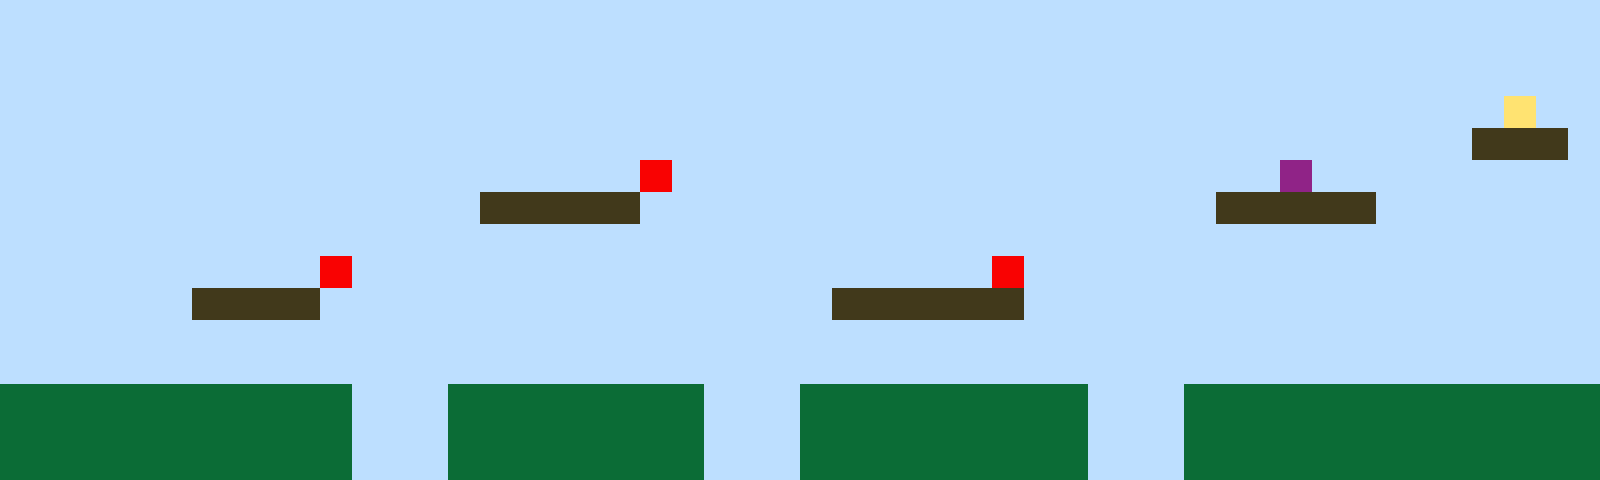

Tiled map render using the project's own tile images. Description and the whole map definition, tile-layer contents included, below:
An orthogonal 50x15 tile map with 32x32 px tiles, 1 tile layer (Tile Layer 1).

<map version="1.10" tiledversion="1.11.2" orientation="orthogonal" renderorder="right-up" width="50" height="15" tilewidth="32" tileheight="32" infinite="0" nextlayerid="2" nextobjectid="1"><editorsettings><export target="map1.csv" format="csv" /></editorsettings><tileset firstgid="1" name="sprites" tilewidth="32" tileheight="32" tilecount="6" columns="3"><image source="sprites.png" width="96" height="64" /></tileset><layer id="1" name="Tile Layer 1" width="50" height="15"><data encoding="csv">1,1,1,1,1,1,1,1,1,1,1,1,1,1,1,1,1,1,1,1,1,1,1,1,1,1,1,1,1,1,1,1,1,1,1,1,1,1,1,1,1,1,1,1,1,1,1,1,1,1,1,1,1,1,1,1,1,1,1,1,1,1,1,1,1,1,1,1,1,1,1,1,1,1,1,1,1,1,1,1,1,1,1,1,1,1,1,1,1,1,1,1,1,1,1,1,1,1,1,1,1,1,1,1,1,1,1,1,1,1,1,1,1,1,1,1,1,1,1,1,1,1,1,1,1,1,1,1,1,1,1,1,1,1,1,1,1,1,1,1,1,1,1,1,1,1,1,1,1,1,1,1,1,1,1,1,1,1,1,1,1,1,1,1,1,1,1,1,1,1,1,1,1,1,1,1,1,1,1,1,1,1,1,1,1,1,1,1,1,1,1,1,1,1,1,1,1,4,1,1,1,1,1,1,1,1,1,1,1,1,1,1,1,1,1,1,1,1,1,1,1,1,1,1,1,1,1,1,1,1,1,1,1,1,1,1,1,1,1,1,1,1,1,1,1,1,3,3,3,1,1,1,1,1,1,1,1,1,1,1,1,1,1,1,1,1,1,1,1,1,5,1,1,1,1,1,1,1,1,1,1,1,1,1,1,1,1,1,1,1,6,1,1,1,1,1,1,1,1,1,1,1,1,1,1,1,1,1,1,1,1,1,1,1,1,3,3,3,3,3,1,1,1,1,1,1,1,1,1,1,1,1,1,1,1,1,1,1,3,3,3,3,3,1,1,1,1,1,1,1,1,1,1,1,1,1,1,1,1,1,1,1,1,1,1,1,1,1,1,1,1,1,1,1,1,1,1,1,1,1,1,1,1,1,1,1,1,1,1,1,1,1,1,1,1,1,1,1,1,1,1,1,1,1,1,1,1,1,1,1,5,1,1,1,1,1,1,1,1,1,1,1,1,1,1,1,1,1,1,1,1,5,1,1,1,1,1,1,1,1,1,1,1,1,1,1,1,1,1,1,1,1,1,1,1,1,3,3,3,3,1,1,1,1,1,1,1,1,1,1,1,1,1,1,1,1,3,3,3,3,3,3,1,1,1,1,1,1,1,1,1,1,1,1,1,1,1,1,1,1,1,1,1,1,1,1,1,1,1,1,1,1,1,1,1,1,1,1,1,1,1,1,1,1,1,1,1,1,1,1,1,1,1,1,1,1,1,1,1,1,1,1,1,1,1,1,1,1,1,1,1,1,1,1,1,1,1,1,1,1,1,1,1,1,1,1,1,1,1,1,1,1,1,1,1,1,1,1,1,1,1,1,1,1,1,1,1,1,1,1,1,1,1,1,1,1,1,1,1,1,2,2,2,2,2,2,2,2,2,2,2,1,1,1,2,2,2,2,2,2,2,2,1,1,1,2,2,2,2,2,2,2,2,2,1,1,1,2,2,2,2,2,2,2,2,2,2,2,2,2,2,2,2,2,2,2,2,2,2,2,2,1,1,1,2,2,2,2,2,2,2,2,1,1,1,2,2,2,2,2,2,2,2,2,1,1,1,2,2,2,2,2,2,2,2,2,2,2,2,2,2,2,2,2,2,2,2,2,2,2,2,1,1,1,2,2,2,2,2,2,2,2,1,1,1,2,2,2,2,2,2,2,2,2,1,1,1,2,2,2,2,2,2,2,2,2,2,2,2,2</data></layer></map>
